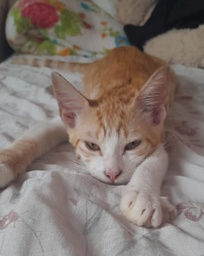
#> input picture Tema_I/GerenciamentoImagens/Aula 24-09-2026/GatoLuna.jpg, 204 x 256 px, shrunk from 472 x 591 before the run
$ python K-Means.py
#> lines starting #> are read from the running program, lines starting #| are printed output that depends on the picture
import time
import matplotlib.pyplot as plt
import cv2
import numpy as np

img = cv2.imread('GatoLuna.jpg')
#> img is the input picture: shape (256, 204, 3); mean B, G, R 110.7, 117.1, 129.5
img = cv2.cvtColor(img, cv2.COLOR_BGR2RGB)

n, m, c = img.shape
#> n = 256; m = 204; c = 3
print(f'linhas: {n} colunas: {m} canais: {c}')
#| linhas: 256 colunas: 204 canais: 3

# Parte de inicialização:
faixa = []
plano = []

for cor in range(c):
    plano.append(img[:, :, cor])
    faixa.append(plano[-1].flatten())
#> after the loop, faixa = 3 items; plano = 3 items
    #plt.scatter(np.arange(len(faixa[-1])), faixa[-1])

K = 3
centroid = []
n_pixels = len(faixa[0])
#> n_pixels = 52224

for k in range(K):
    px = np.random.randint(0, n_pixels)

    v = []

    for f in faixa:
        v.append(f[px])

    centroid.append(np.array(v))
    print(centroid[-1])
#> this loop made 3 passes
#> px on passes 1 to 3: 2732, 43567, 42613
#> after the loop, centroid = [[87, 70, 60], [138, 128, 127], [108, 87, 92]]


MAX_ITER = 200
iter = 0
while True:
    CLUSTER = [[] for _ in range(K)]

    # Parte de Agrupamento:
    tic = time.time()

    for px in range(n_pixels):

        v = [
            faixa[0][px],
            faixa[1][px],
            faixa[2][px]
        ]

        d = []

        for k in range(K):
            d.append(
                np.linalg.norm(
                    np.array(v) - np.array(centroid[k])
                )
            )

        cluster = np.argmin(d)
        CLUSTER[cluster].append(px)

    print(len(CLUSTER[0]), len(CLUSTER[1]))
    print(f'(temp: {time.time() - tic})S')


    # Parte do Centroid:
    novo_centroid = []

    for k in range(K):

        L = len(CLUSTER[k])
        S = np.zeros(3)

        for px in CLUSTER[k]:
            S += [
                faixa[0][px],
                faixa[1][px],
                faixa[2][px]
            ]

        novo_centroid.append([
            int(S[0] / L),
            int(S[1] / L),
            int(S[2] / L)
        ])


    # Verificação
    conv = True

    for k in range(K):

        for c in range(3):

            if centroid[k][c] != novo_centroid[k][c]:
                conv = False
                break


    print(f'Convergiu: {conv}')


    # Controle das iterações
    if not conv:

        centroid = novo_centroid
        iter += 1
        print(f'Iterações {iter}')

        if iter >= MAX_ITER:
            print(f'não convergiram em {MAX_ITER} iterações')
            break

    else:

        print(f'Convergiu em {iter} iterações')
        break
#> after the loop, iter = 8

H, W, C = img.shape
#> H = 256; W = 204; C = 3
color = [[255, 165, 0],    # Cluster 0 → laranja
    [255, 105, 180],  # Cluster 1 → rosa
    [0, 0, 0],         # Cluster 2 → preto
    [255, 0, 0],       # Cluster 3 → vermelho
    [0, 0, 255],       # Cluster 4 → azul
    [255, 255, 255]    # Cluster 5 → branco
]
segmented = np.empty((H, W, 3), dtype=np.uint8)
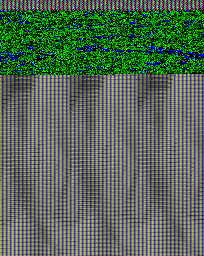
#> segmented: shape (256, 204, 3); mean of channels 0, 1, 2 84.9, 103.5, 82.9; drawn as B, G, R
for k in range(K):
    for px in CLUSTER[k]:
        i = px//W
        j = px % W
        segmented[i,j] = color[k]
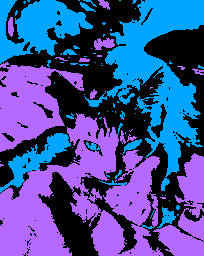
#> segmented: shape (256, 204, 3); mean of channels 0, 1, 2 152.9, 77.9, 63.2; drawn as B, G, R
plt.imshow(segmented)
plt.show()

L =0
for k in range(K):
    L+= len(CLUSTER[k])
print(f' L ={L} vs {H*W}')
#|  L =52224 vs 52224
